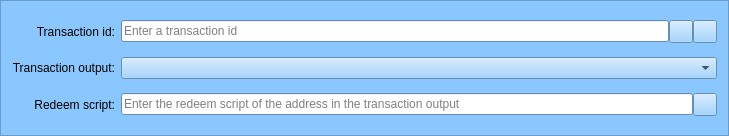
<?xml version="1.0" encoding="UTF-8"?>
<ui version="4.0">
 <class>MultisigInputEntry</class>
 <widget class="QFrame" name="MultisigInputEntry">
  <property name="geometry">
   <rect>
    <x>0</x>
    <y>0</y>
    <width>729</width>
    <height>136</height>
   </rect>
  </property>
  <property name="palette">
   <palette>
    <active>
     <colorrole role="WindowText">
      <brush brushstyle="SolidPattern">
       <color alpha="255">
        <red>0</red>
        <green>0</green>
        <blue>0</blue>
       </color>
      </brush>
     </colorrole>
     <colorrole role="Button">
      <brush brushstyle="SolidPattern">
       <color alpha="255">
        <red>138</red>
        <green>199</green>
        <blue>255</blue>
       </color>
      </brush>
     </colorrole>
     <colorrole role="Light">
      <brush brushstyle="SolidPattern">
       <color alpha="255">
        <red>255</red>
        <green>255</green>
        <blue>255</blue>
       </color>
      </brush>
     </colorrole>
     <colorrole role="Midlight">
      <brush brushstyle="SolidPattern">
       <color alpha="255">
        <red>196</red>
        <green>227</green>
        <blue>255</blue>
       </color>
      </brush>
     </colorrole>
     <colorrole role="Dark">
      <brush brushstyle="SolidPattern">
       <color alpha="255">
        <red>69</red>
        <green>99</green>
        <blue>127</blue>
       </color>
      </brush>
     </colorrole>
     <colorrole role="Mid">
      <brush brushstyle="SolidPattern">
       <color alpha="255">
        <red>92</red>
        <green>133</green>
        <blue>170</blue>
       </color>
      </brush>
     </colorrole>
     <colorrole role="Text">
      <brush brushstyle="SolidPattern">
       <color alpha="255">
        <red>0</red>
        <green>0</green>
        <blue>0</blue>
       </color>
      </brush>
     </colorrole>
     <colorrole role="BrightText">
      <brush brushstyle="SolidPattern">
       <color alpha="255">
        <red>255</red>
        <green>255</green>
        <blue>255</blue>
       </color>
      </brush>
     </colorrole>
     <colorrole role="ButtonText">
      <brush brushstyle="SolidPattern">
       <color alpha="255">
        <red>0</red>
        <green>0</green>
        <blue>0</blue>
       </color>
      </brush>
     </colorrole>
     <colorrole role="Base">
      <brush brushstyle="SolidPattern">
       <color alpha="255">
        <red>255</red>
        <green>255</green>
        <blue>255</blue>
       </color>
      </brush>
     </colorrole>
     <colorrole role="Window">
      <brush brushstyle="SolidPattern">
       <color alpha="255">
        <red>138</red>
        <green>199</green>
        <blue>255</blue>
       </color>
      </brush>
     </colorrole>
     <colorrole role="Shadow">
      <brush brushstyle="SolidPattern">
       <color alpha="255">
        <red>0</red>
        <green>0</green>
        <blue>0</blue>
       </color>
      </brush>
     </colorrole>
     <colorrole role="AlternateBase">
      <brush brushstyle="SolidPattern">
       <color alpha="255">
        <red>196</red>
        <green>227</green>
        <blue>255</blue>
       </color>
      </brush>
     </colorrole>
     <colorrole role="ToolTipBase">
      <brush brushstyle="SolidPattern">
       <color alpha="255">
        <red>255</red>
        <green>255</green>
        <blue>220</blue>
       </color>
      </brush>
     </colorrole>
     <colorrole role="ToolTipText">
      <brush brushstyle="SolidPattern">
       <color alpha="255">
        <red>0</red>
        <green>0</green>
        <blue>0</blue>
       </color>
      </brush>
     </colorrole>
    </active>
    <inactive>
     <colorrole role="WindowText">
      <brush brushstyle="SolidPattern">
       <color alpha="255">
        <red>0</red>
        <green>0</green>
        <blue>0</blue>
       </color>
      </brush>
     </colorrole>
     <colorrole role="Button">
      <brush brushstyle="SolidPattern">
       <color alpha="255">
        <red>138</red>
        <green>199</green>
        <blue>255</blue>
       </color>
      </brush>
     </colorrole>
     <colorrole role="Light">
      <brush brushstyle="SolidPattern">
       <color alpha="255">
        <red>255</red>
        <green>255</green>
        <blue>255</blue>
       </color>
      </brush>
     </colorrole>
     <colorrole role="Midlight">
      <brush brushstyle="SolidPattern">
       <color alpha="255">
        <red>196</red>
        <green>227</green>
        <blue>255</blue>
       </color>
      </brush>
     </colorrole>
     <colorrole role="Dark">
      <brush brushstyle="SolidPattern">
       <color alpha="255">
        <red>69</red>
        <green>99</green>
        <blue>127</blue>
       </color>
      </brush>
     </colorrole>
     <colorrole role="Mid">
      <brush brushstyle="SolidPattern">
       <color alpha="255">
        <red>92</red>
        <green>133</green>
        <blue>170</blue>
       </color>
      </brush>
     </colorrole>
     <colorrole role="Text">
      <brush brushstyle="SolidPattern">
       <color alpha="255">
        <red>0</red>
        <green>0</green>
        <blue>0</blue>
       </color>
      </brush>
     </colorrole>
     <colorrole role="BrightText">
      <brush brushstyle="SolidPattern">
       <color alpha="255">
        <red>255</red>
        <green>255</green>
        <blue>255</blue>
       </color>
      </brush>
     </colorrole>
     <colorrole role="ButtonText">
      <brush brushstyle="SolidPattern">
       <color alpha="255">
        <red>0</red>
        <green>0</green>
        <blue>0</blue>
       </color>
      </brush>
     </colorrole>
     <colorrole role="Base">
      <brush brushstyle="SolidPattern">
       <color alpha="255">
        <red>255</red>
        <green>255</green>
        <blue>255</blue>
       </color>
      </brush>
     </colorrole>
     <colorrole role="Window">
      <brush brushstyle="SolidPattern">
       <color alpha="255">
        <red>138</red>
        <green>199</green>
        <blue>255</blue>
       </color>
      </brush>
     </colorrole>
     <colorrole role="Shadow">
      <brush brushstyle="SolidPattern">
       <color alpha="255">
        <red>0</red>
        <green>0</green>
        <blue>0</blue>
       </color>
      </brush>
     </colorrole>
     <colorrole role="AlternateBase">
      <brush brushstyle="SolidPattern">
       <color alpha="255">
        <red>196</red>
        <green>227</green>
        <blue>255</blue>
       </color>
      </brush>
     </colorrole>
     <colorrole role="ToolTipBase">
      <brush brushstyle="SolidPattern">
       <color alpha="255">
        <red>255</red>
        <green>255</green>
        <blue>220</blue>
       </color>
      </brush>
     </colorrole>
     <colorrole role="ToolTipText">
      <brush brushstyle="SolidPattern">
       <color alpha="255">
        <red>0</red>
        <green>0</green>
        <blue>0</blue>
       </color>
      </brush>
     </colorrole>
    </inactive>
    <disabled>
     <colorrole role="WindowText">
      <brush brushstyle="SolidPattern">
       <color alpha="255">
        <red>69</red>
        <green>99</green>
        <blue>127</blue>
       </color>
      </brush>
     </colorrole>
     <colorrole role="Button">
      <brush brushstyle="SolidPattern">
       <color alpha="255">
        <red>138</red>
        <green>199</green>
        <blue>255</blue>
       </color>
      </brush>
     </colorrole>
     <colorrole role="Light">
      <brush brushstyle="SolidPattern">
       <color alpha="255">
        <red>255</red>
        <green>255</green>
        <blue>255</blue>
       </color>
      </brush>
     </colorrole>
     <colorrole role="Midlight">
      <brush brushstyle="SolidPattern">
       <color alpha="255">
        <red>196</red>
        <green>227</green>
        <blue>255</blue>
       </color>
      </brush>
     </colorrole>
     <colorrole role="Dark">
      <brush brushstyle="SolidPattern">
       <color alpha="255">
        <red>69</red>
        <green>99</green>
        <blue>127</blue>
       </color>
      </brush>
     </colorrole>
     <colorrole role="Mid">
      <brush brushstyle="SolidPattern">
       <color alpha="255">
        <red>92</red>
        <green>133</green>
        <blue>170</blue>
       </color>
      </brush>
     </colorrole>
     <colorrole role="Text">
      <brush brushstyle="SolidPattern">
       <color alpha="255">
        <red>69</red>
        <green>99</green>
        <blue>127</blue>
       </color>
      </brush>
     </colorrole>
     <colorrole role="BrightText">
      <brush brushstyle="SolidPattern">
       <color alpha="255">
        <red>255</red>
        <green>255</green>
        <blue>255</blue>
       </color>
      </brush>
     </colorrole>
     <colorrole role="ButtonText">
      <brush brushstyle="SolidPattern">
       <color alpha="255">
        <red>69</red>
        <green>99</green>
        <blue>127</blue>
       </color>
      </brush>
     </colorrole>
     <colorrole role="Base">
      <brush brushstyle="SolidPattern">
       <color alpha="255">
        <red>138</red>
        <green>199</green>
        <blue>255</blue>
       </color>
      </brush>
     </colorrole>
     <colorrole role="Window">
      <brush brushstyle="SolidPattern">
       <color alpha="255">
        <red>138</red>
        <green>199</green>
        <blue>255</blue>
       </color>
      </brush>
     </colorrole>
     <colorrole role="Shadow">
      <brush brushstyle="SolidPattern">
       <color alpha="255">
        <red>0</red>
        <green>0</green>
        <blue>0</blue>
       </color>
      </brush>
     </colorrole>
     <colorrole role="AlternateBase">
      <brush brushstyle="SolidPattern">
       <color alpha="255">
        <red>138</red>
        <green>199</green>
        <blue>255</blue>
       </color>
      </brush>
     </colorrole>
     <colorrole role="ToolTipBase">
      <brush brushstyle="SolidPattern">
       <color alpha="255">
        <red>255</red>
        <green>255</green>
        <blue>220</blue>
       </color>
      </brush>
     </colorrole>
     <colorrole role="ToolTipText">
      <brush brushstyle="SolidPattern">
       <color alpha="255">
        <red>0</red>
        <green>0</green>
        <blue>0</blue>
       </color>
      </brush>
     </colorrole>
    </disabled>
   </palette>
  </property>
  <property name="windowTitle">
   <string>Form</string>
  </property>
  <property name="frameShape">
   <enum>QFrame::StyledPanel</enum>
  </property>
  <property name="frameShadow">
   <enum>QFrame::Sunken</enum>
  </property>
  <layout class="QGridLayout" name="gridLayout">
   <item row="0" column="1">
    <layout class="QHBoxLayout" name="transactionIdLayout">
     <property name="spacing">
      <number>0</number>
     </property>
     <item>
      <widget class="QValidatedLineEdit" name="transactionId">
       <property name="toolTip">
        <string/>
       </property>
       <property name="placeholderText">
        <string>Enter a transaction id</string>
       </property>
      </widget>
     </item>
     <item>
      <widget class="QToolButton" name="pasteTransactionIdButton">
       <property name="toolTip">
        <string/>
       </property>
       <property name="text">
        <string/>
       </property>
       <property name="icon">
        <iconset resource="../bitcoin.qrc">
         <normaloff>:/icons/editpaste</normaloff>:/icons/editpaste</iconset>
       </property>
       <property name="shortcut">
        <string>Alt+P</string>
       </property>
      </widget>
     </item>
     <item>
      <widget class="QToolButton" name="deleteButton">
       <property name="toolTip">
        <string/>
       </property>
       <property name="text">
        <string/>
       </property>
       <property name="icon">
        <iconset resource="../bitcoin.qrc">
         <normaloff>:/icons/remove</normaloff>:/icons/remove</iconset>
       </property>
      </widget>
     </item>
    </layout>
   </item>
   <item row="0" column="0">
    <widget class="QLabel" name="transactionIdLabel">
     <property name="text">
      <string>Transaction id:</string>
     </property>
     <property name="alignment">
      <set>Qt::AlignRight|Qt::AlignTrailing|Qt::AlignVCenter</set>
     </property>
     <property name="buddy">
      <cstring>transactionId</cstring>
     </property>
    </widget>
   </item>
   <item row="2" column="0">
    <widget class="QLabel" name="transactionOutputLabel">
     <property name="text">
      <string>Transaction output:</string>
     </property>
     <property name="alignment">
      <set>Qt::AlignRight|Qt::AlignTrailing|Qt::AlignVCenter</set>
     </property>
    </widget>
   </item>
   <item row="3" column="0">
    <widget class="QLabel" name="redeemScriptLabel">
     <property name="text">
      <string>Redeem script:</string>
     </property>
     <property name="alignment">
      <set>Qt::AlignRight|Qt::AlignTrailing|Qt::AlignVCenter</set>
     </property>
     <property name="buddy">
      <cstring>redeemScript</cstring>
     </property>
    </widget>
   </item>
   <item row="3" column="1">
    <layout class="QHBoxLayout" name="redeemScriptLayout">
     <property name="spacing">
      <number>0</number>
     </property>
     <item>
      <widget class="QValidatedLineEdit" name="redeemScript">
       <property name="enabled">
        <bool>true</bool>
       </property>
       <property name="toolTip">
        <string/>
       </property>
       <property name="placeholderText">
        <string>Enter the redeem script of the address in the transaction output</string>
       </property>
      </widget>
     </item>
     <item>
      <widget class="QToolButton" name="pasteRedeemScriptButton">
       <property name="toolTip">
        <string/>
       </property>
       <property name="text">
        <string/>
       </property>
       <property name="icon">
        <iconset resource="../bitcoin.qrc">
         <normaloff>:/icons/editpaste</normaloff>:/icons/editpaste</iconset>
       </property>
       <property name="shortcut">
        <string>Alt+A</string>
       </property>
      </widget>
     </item>
    </layout>
   </item>
   <item row="2" column="1">
    <widget class="QComboBox" name="transactionOutput"/>
   </item>
  </layout>
 </widget>
 <customwidgets>
  <customwidget>
   <class>QValidatedLineEdit</class>
   <extends>QLineEdit</extends>
   <header>qvalidatedlineedit.h</header>
  </customwidget>
 </customwidgets>
 <resources>
  <include location="../bitcoin.qrc"/>
 </resources>
 <connections/>
</ui>
